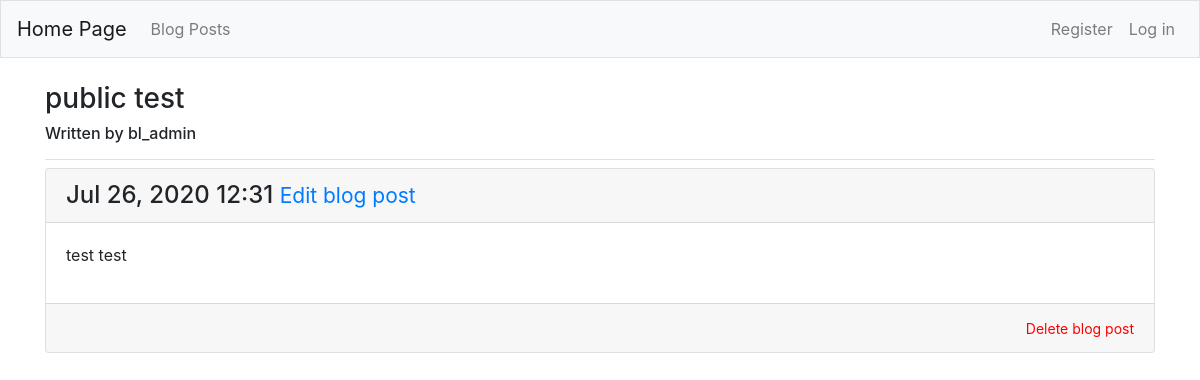
Page /blogposts/6/ on the earlier database version.
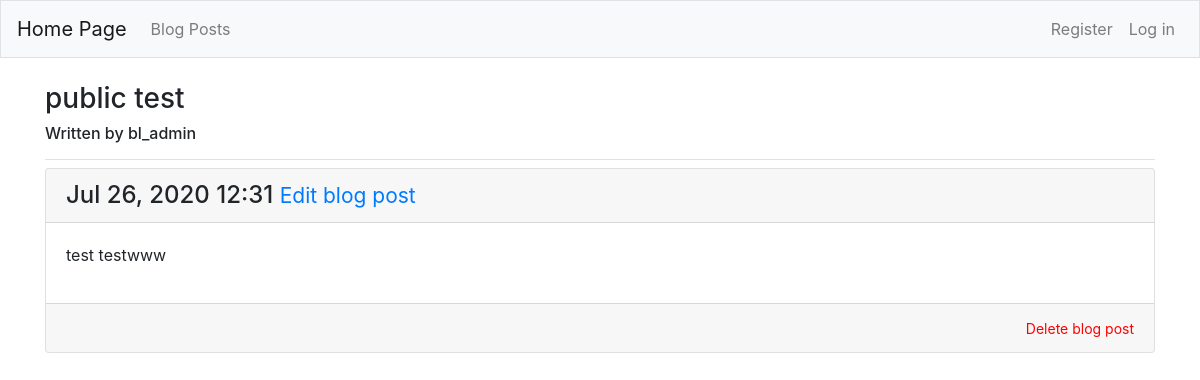
Same page on the later database version.
### blogs/models.py (models this page shows)
class BlogPost(models.Model):
    title= models.CharField(max_length = 200)
    text = models.TextField()
    date_added = models.DateTimeField(auto_now_add = True)
    owner = models.ForeignKey(User,on_delete=models.CASCADE)
    public = models.BooleanField(default=False)
    def __str__(self):
        return self.title

### blogs/views.py (the view)
# urls.py: path('blogposts/<int:blog_post_id>/',views.blog_post,name = 'blog_post'),
def blog_post(request, blog_post_id):
    blog_post = get_object_or_404(BlogPost,id = blog_post_id)
    check_blog_post_public(request,blog_post_id)
    blog_content=blog_post.text
    context = {'blog_post':blog_post, 'blog_content':blog_content}
    return render(request, 'blogs/blog_post.html',context)

### blogs/views.py (called while the page is built)
def check_blog_post_public(request,blog_post_id):
    blog_post = BlogPost.objects.get(id=blog_post_id)
    if blog_post.public==False:
        check_blog_post_owner(request, blog_post_id)

### blogs/templates/blogs/blog_post.html
{% extends "blogs/base.html" %}
{% block page_header %}
<h3>{{blog_post}}</h3>
<h6>Written by {{blog_post.owner}}</h6>
{% endblock page_header %}
{% block content %}
<div class ="card mb-3">
  <h4 class ="card-header">
  {{blog_post.date_added|date:'M d, Y H:i'}}
  <small><a href="{% url 'blogs:edit_blog_post' blog_post.id %}">Edit blog post</a></small>
  </h4>
  <div class="card-body">
    {{blog_content|linebreaks}}
  </div>
  <div class="card-footer" style= "text-align:right"><small><a href="{% url 'blogs:delete_blog_post' blog_post.id %}" style= "color:red">Delete blog post</a></small></div>
</div>
{% endblock content %}

Differences in the rows shown:
changed BlogPost "public test": text "test test" → "test testwww"
